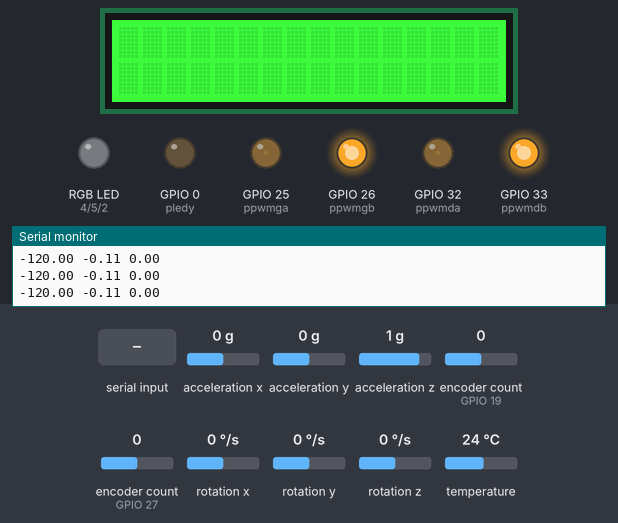
This program was run on a simulated ESP32. Parts: 16×2 character LCD, an RGB LED mixed from three pins (HIGH = lit), output pins drawn as LEDs (lit = HIGH), the last lines printed to the serial monitor. Inputs (shaded band) come from the test bench; at power-on: acceleration y 0 g, acceleration x 0 g, acceleration z 1 g, encoder count (sensors on GPIO 19, GPIO 27) 0, rotation x 0 °/s, rotation y 0 °/s, rotation z 0 °/s, temperature 24 °C.

Above: at 1.2 s.
1.3 s: acceleration y set to -0.2 g
At 2.5 s:
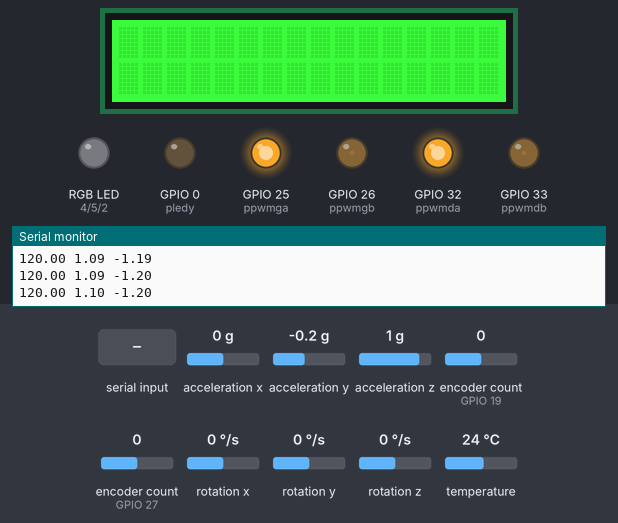
2.9 s: acceleration y set to 0 g
At 4.94 s:
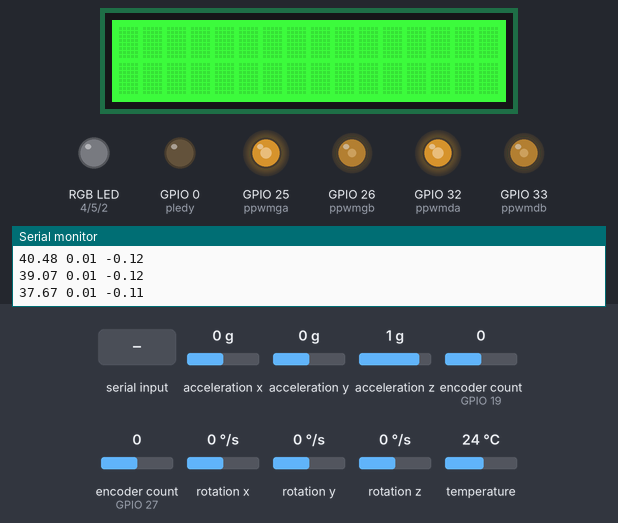
5.9 s: acceleration y set to -1.4 g
7.4 s: "C0\n" received over Serial
At 7.9 s:
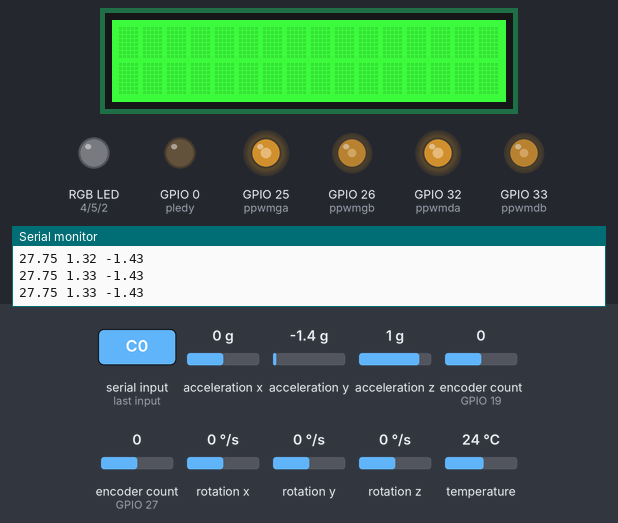
8.9 s: "CF 1\n" received over Serial
At 10.1 s:
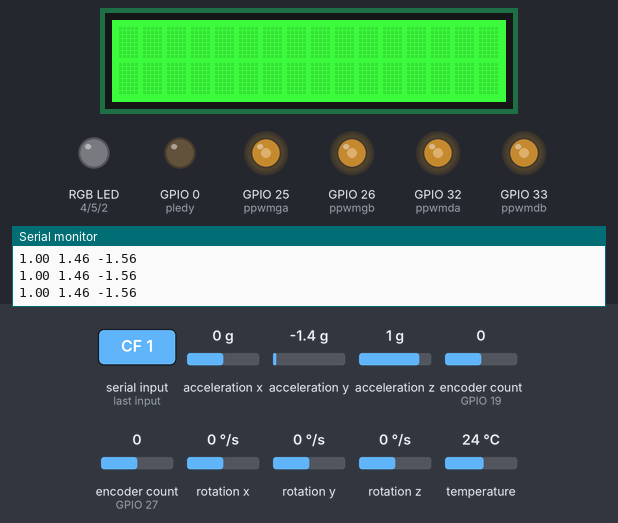
10.4 s: "CF 150\n" received over Serial
At 11.4 s:
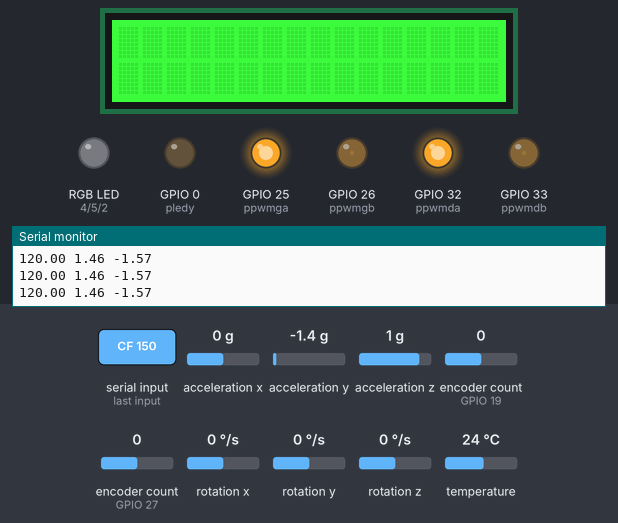
Timing chart, 0 to 12.9 s (numbered marks = the images above; inputs shaded):
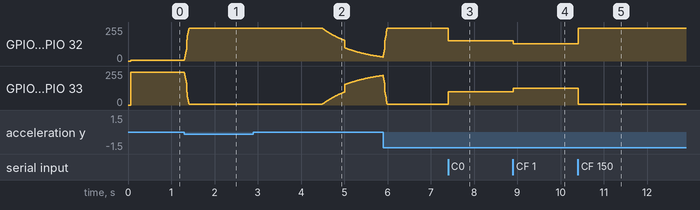

The program:

main.cpp
```cpp
#include <Arduino.h>
#include <String.h>
#include <Adafruit_MPU6050.h>
#include <Adafruit_Sensor.h>
#include <BluetoothSerial.h>
#include <Wire.h>
#include "ESP32Encoder.h"
#include "freertos/FreeRTOS.h"
#include "freertos/task.h"
#include "sdkconfig.h"
#include "rgb_lcd.h"

ESP32Encoder encoderd;
ESP32Encoder encoderg;
Adafruit_MPU6050 mpu;
sensors_event_t a, g, temp;
BluetoothSerial SerialBT;
QueueHandle_t xQueue;
rgb_lcd lcd;

void controle(void *parameters);
void reception(char ch);
void serialEvent(void);
void vATaskFunction(void *pvParameters);
void callback(esp_spp_cb_event_t event, esp_spp_cb_param_t *param);
void receptionBT(void);

char FlagCalcul = 0;
double Te = 10.0;   // Période d'échantillonage en ms
double Tau = 275.0; // Constante de temps du filtre en ms
double EncTau = 825.0; // Constante de temps du filtre en ms

// ! Déclaration des pins
int ppwmda = 32;
int ppwmdb = 33;
int ppwmga = 25;
int ppwmgb = 26;
int pemotda = 27;
int pemotdb = 14;
int pemotga = 19;
int pemotgb = 18;
int pledg = 5;
int pledr = 4;
int pledy = 0;
int pledb = 2;

// ! Déclaration des caractéristiques des PWMs
int frequency = 20000;
int resolution = 8;
int can0 = 0;
int can1 = 1;
int can2 = 2;
int can3 = 3;
int pwmda = 0;
int pwmdb = 0;
int pwmga = 0;
int pwmgb = 0;

// ! Variables pour le filtre de Kalman
double GTheta = 0.0;
double GFTheta = 0.0;
double OldGFTheta = 0.0;
double RTheta = 0.0;
double RFTheta = 0.0;
double OldRFTheta = 0.0;
double theta = 0.0;

// ! Fonction de transfert du filtre
double A, B;
double AVit, BVit;

// ! Variables de schéma bloc de commande
double thetaCons = 0.0;
double thetaEq = -0.105;
double erreur = 0.0;
double commande = 0;
double C0 = 1000.0;
double CD = 58.0;
double frottement = 27.75;
double asserCons = 0.0;
double alpha = 127;

// ! Variables pour les encodeurs et leur asservissement
int DPos = 0;
int GPos = 0;
double RPosPrev = 0.0;
double RPos = 0.0;
double VRot = 0.0;
double VFRot = 0.0;
double vitCons = 0.0;
double error = 0.0;
double prevError = 0.0;
double sumError = 0.0;
double corrError = 0.0;
double KP = 1.0; // kp pour la stabilisation de la position (translation)
double KD = 0.1;    // kd pour la stabilisation de la position (translation)
double KI = 0.001;    // ki pour la stabilisation de la position (translation)

// timer and flag for example, not needed for encoders
unsigned long encoder2lastToggled;
bool encoder2Paused = false;

void controle(void *parameters)
{
  TickType_t xLastWakeTime;
  xLastWakeTime = xTaskGetTickCount();
  while (1)
  {
    mpu.getEvent(&a, &g, &temp);

    // ! Calcul de l'angle par rapport aux axes y et x de l'accéléromètre (filtre complémentaire)
    GTheta = atan2(a.acceleration.y, a.acceleration.x);  // Angle accéléro brut

    //* Passe-bas pour supprimer les bruits des hautes fréquences cependant on perd la dynamique du signal
    GFTheta = (A * GTheta) + (B * OldGFTheta);  // Filtre passe-bas
    OldGFTheta = GFTheta;  // Sauvegarder pour la prochaine itération

    //* Passe-haut pour reconstruire le signal sans les oscillations dûes au côté peu amorti des accéléromètres
    RTheta = -g.gyro.z * Tau / 1000; // Intégration du gyro (Tau en ms → secondes)
    RFTheta = (A * RTheta) + (B * OldRFTheta);  // Filtre passe-haut
    OldRFTheta = RFTheta;  // Sauvegarder pour la prochaine itération

    theta = RFTheta + GFTheta;  // Fusion complémentaire

    // mesures des valeurs des encodeurs
    DPos = encoderd.getCount();
    GPos = encoderg.getCount();

    RPosPrev = RPos;          // sauvegarde de la position moyenne précédente
    RPos = (DPos + GPos) / 2; // position moyenne des encodeurs

    VRot = (RPos - RPosPrev) / (Te);       // vitesse de rotation moyenne des roues
    VFRot = VRot * AVit + VFRot * BVit; // filtre passe bas pour filtrer les bruits

    error = vitCons - VFRot;
    sumError += error;
    corrError = KI * sumError * Te;

    // thetaCons = error * KP + (((error - prevError) * KD) / Te) + corrError; // PD + I

    // ? Calcul de l'erreur et asservissement de la position angulaire
    erreur = (thetaEq + thetaCons) - theta;  // Erreur de position angulaire
    asserCons = erreur * C0 + (g.gyro.z) * CD;  // PD sur l'angle

    // Compensation des frottements secs
    if (asserCons >= 0) {
      commande = asserCons + frottement;
    } else if (asserCons < 0) {
      commande = asserCons - frottement;
    }

    // Saturation de la commande
    commande = constrain(commande, -120, 120);

    // ! Commande des moteurs
    ledcWrite(can0, (int)(127 + commande));
    ledcWrite(can1, (int)(127 - commande));

    // ! Moteur gauche
    ledcWrite(can2, (int)(127 - commande));
    ledcWrite(can3, (int)(127 + commande));

    FlagCalcul = 1;

    vTaskDelayUntil(&xLastWakeTime, pdMS_TO_TICKS(Te));
  }
}

void setup()
{
  // ! Initialisation du baudrate de la communication série
  Serial.begin(921600);

  // ! Initialisation de l'écran LCD
  lcd.begin(16, 2);
  lcd.setRGB(0, 255, 0);

  // ! Initialisation de l'accéléromètre
  Serial.println("Adafruit MPU6050 test!");

  // ! Initialisation des encodeurs incrémentaux
  encoderd.attachHalfQuad(pemotga, pemotgb);
  encoderg.attachHalfQuad(pemotda, pemotdb);
  ESP32Encoder::useInternalWeakPullResistors = UP;

  // ? Mise à zéro des compteurs
  encoderd.clearCount();
  encoderg.clearCount();


  // ! Recherche du MPU6050
  if (!mpu.begin())
  {
    Serial.println("Failed to find MPU6050 chip");
    while (1)
    {
      delay(10);
    }
  }
  Serial.println("MPU6050 Found!");

  // ! Augmentation de la précision du MPU
  mpu.setGyroRange(MPU6050_RANGE_2000_DEG);
  mpu.setAccelerometerRange(MPU6050_RANGE_2_G);

  xTaskCreate(
      controle,   // nom de la fonction
      "controle", // nom de la tache que nous venons de vréer
      10000,      // taille de la pile en octet
      NULL,       // parametre
      10,         // tres haut niveau de priorite
      NULL        // descripteur
  );

  // ! Initialisation des sorties
  pinMode(pledg, OUTPUT);
  pinMode(pledy, OUTPUT);
  pinMode(pledr, OUTPUT);
  pinMode(pledb, OUTPUT);

  // ! Initialisation des PWMs
  ledcSetup(can0, frequency, resolution);
  ledcSetup(can2, frequency, resolution);
  ledcAttachPin(ppwmda, can0);
  ledcAttachPin(ppwmdb, can1);
  ledcAttachPin(ppwmgb, can2);
  ledcAttachPin(ppwmga, can3);

  // ! Calcul des coefficents du filtre sans développement des expressions de la fonction de transfert
  A = 1 / (1 + Tau / Te);
  B = A * (Tau / Te);

  // ! Calcul des coefficents du filtre sans développement des expressions de la fonction de transfert
  A = 1 / (1 + EncTau / Te);
  B = A * (EncTau / Te);
}

void reception(char ch)
{
  static int i = 0;
  static String chaine = "";
  String commande;
  String valeur;
  int index, length;

  if ((ch == 13) or (ch == 10))
  {
    index = chaine.indexOf(' ');
    length = chaine.length();
    if (index == -1)
    {
      commande = chaine;
      valeur = "";
    }
    else
    {
      commande = chaine.substring(0, index);
      valeur = chaine.substring(index + 1, length);
    }

    if (commande == "Tau")
    {
      Tau = valeur.toFloat();
      // Calcul coeff filtre
      A = 1 / (1 + Tau / Te);
      B = A * (Tau / Te);
    }
    if (commande == "Te")
    {
      Te = valeur.toInt();
    }
    if (commande == "C0")
    {
      C0 = valeur.toFloat();
    }
    if (commande == "CD")
    {
      CD = valeur.toFloat();
    }
    if (commande == "CF")
    {
      frottement = valeur.toInt();
    }
    if (commande == "thetaEq")
    {
      thetaEq = valeur.toFloat();
    }
    if (commande == "KP")
    {
      KP = valeur.toFloat();
    }
    if (commande == "KD")
    {
      KD = valeur.toFloat();
    }
    if (commande == "KI")
    {
      KI = valeur.toFloat();
    }
    if (commande == "ETau")
    {
      EncTau = valeur.toFloat();
      // Calcul coeff filtre
      AVit = 1 / (1 + EncTau / Te);
      BVit = AVit * (EncTau / Te);
    }

    chaine = "";
  }
  else
  {
    chaine += ch;
  }
}

void loop()
{
  if (FlagCalcul == 1)
  {
    // ? Affichage des différentes accélérations et vitesses angulaires
    // Serial.printf("%4.2lf %4.2lf %4.2lf \n", a.acceleration.x, a.acceleration.y, a.acceleration.z);
    // Serial.printf("%4.2lf %4.2lf %4.2lf \n", g.gyro.x, g.gyro.y, g.gyro.z);

    // ? Affichage de l'commande PWM et de l'angle theta
    Serial.print(commande);
    Serial.print(" ");
    Serial.print(erreur);
    Serial.print(" ");
    Serial.print(theta);
    Serial.println(" ");

    FlagCalcul = 0;
  }
  // Serial.printf("Task loop() %d\n", xPortGetCoreID());
}

void serialEvent(void)
{
  while (Serial.available() > 0) // tant qu'il y a des caractères à lire
  {
    reception(Serial.read());
  }
}

void vATaskFunction(void *pvParameters) // <- une tâche
{
  int variable1;        // <- variable allouée dans la pile (*stack*) de la tâche et unique pour chaque instance de tâche
  static int variable2; // <- variable allouée en dehors de la pile de la tâche et partagée pour chaque instance de tâche

  for (;;) // <- boucle infinie
  {
    Serial.printf("vATaskFunction %d\n", xPortGetCoreID());
    delay(1000);
  }
}

void callback(esp_spp_cb_event_t event, esp_spp_cb_param_t *param)
{
  uint16_t RxSize, i;
  if (event == ESP_SPP_SRV_OPEN_EVT)
  {
    Serial.println("Client Connected has adress:");
    for (i = 0; i < 6; i++)
    {
      Serial.printf("%02X ", param->srv_open.rem_bda[i]);
      if (i < 5)
      {
        Serial.print(":");
      }
    }
  }

  if (event == ESP_SPP_DATA_IND_EVT)
  {
    xQueueSend(xQueue, &param->data_ind.len, portMAX_DELAY);
  }
}

// void receptionBT(void)
// {
//   char bytesNumber;
//   bool pd;
//   SerialBT.register_callback(callback);
//   pd = xQueueReceive(xQueue, &bytesNumber, portMAX_DELAY);

//   if (pd)
//   {
//     char buffer[100];
//     SerialBT.readBytes(buffer, bytesNumber);
//     Serial.write(buffer, bytesNumber);
//     free(buffer);
//   }
// }
```

Measured:
- the behaviour switches between 0 and -0.1 g on acceleration y (found by bisection; images 0 and 1)
- after the input at 1.3 s, GPIO 25 (ppwmga), GPIO 32 (ppwmda): moves from 7/255 to 246/255 over 0.11 s, starting at once; GPIO 26 (ppwmgb), GPIO 33 (ppwmdb): moves from 246/255 to 7/255 over 0.11 s, starting at once
- after the input at 2.9 s, GPIO 25 (ppwmga), GPIO 32 (ppwmda): moves from 246/255 to 30/255 over 1.4 s, starting after 1.6 s; GPIO 26 (ppwmgb), GPIO 33 (ppwmdb): moves from 7/255 to 222/255 over 1.4 s, starting after 1.6 s
- after the input at 7.4 s, GPIO 25 (ppwmga), GPIO 32 (ppwmda): 246/255 → 153/255 at once; GPIO 26 (ppwmgb), GPIO 33 (ppwmdb): 7/255 → 99/255 at once
- after the input at 8.9 s, GPIO 25 (ppwmga), GPIO 32 (ppwmda): 153/255 → 128/255 at once; GPIO 26 (ppwmgb), GPIO 33 (ppwmdb): 99/255 → 126/255 at once
- after the input at 10.4 s, GPIO 25 (ppwmga), GPIO 32 (ppwmda): 128/255 → 246/255 at once; GPIO 26 (ppwmgb), GPIO 33 (ppwmdb): 126/255 → 7/255 at once
